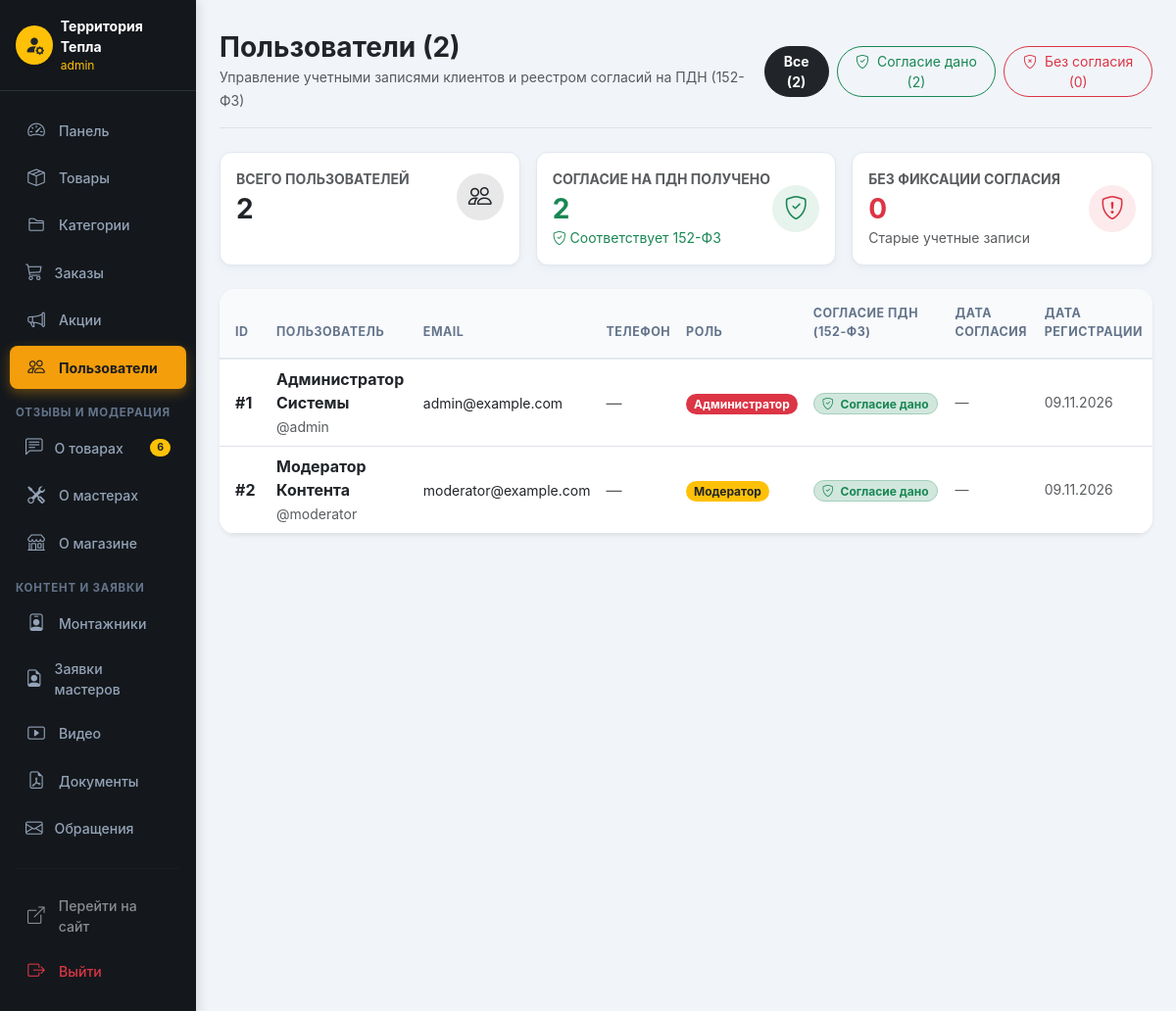
The page /admin/users.php (signed in) on the database its author committed.
### tables this page shows
CREATE TABLE `users` (
  `id` int(11) NOT NULL AUTO_INCREMENT,
  `username` varchar(50) NOT NULL,
  `email` varchar(100) NOT NULL,
  `password` varchar(255) NOT NULL,
  `first_name` varchar(50) NOT NULL,
  `last_name` varchar(50) NOT NULL,
  `phone` varchar(20) DEFAULT NULL,
  `address_line1` varchar(255) DEFAULT NULL,
  `address_line2` varchar(255) DEFAULT NULL,
  `city` varchar(100) DEFAULT NULL,
  `postal_code` varchar(20) DEFAULT NULL,
  `role` enum('admin','moderator','customer','installer') NOT NULL DEFAULT 'customer',
  `is_active` tinyint(1) DEFAULT 1,
  `created_at` timestamp NULL DEFAULT current_timestamp(),
  `updated_at` timestamp NULL DEFAULT current_timestamp() ON UPDATE current_timestamp(),
  `loyalty_points` int(11) DEFAULT 0,
  `personal_data_agreed` tinyint(1) NOT NULL DEFAULT 0 COMMENT 'РЎРѕРіР»Р°СЃРёРµ РЅР° РѕР±СЂР°Р±РѕС‚РєСѓ РїРµСЂСЃРѕРЅР°Р»СЊРЅС‹С… РґР°РЅРЅС‹С… (152-Р¤Р—)',
  `personal_data_agreed_at` timestamp NULL DEFAULT NULL COMMENT 'Р”Р°С‚Р° Рё РІСЂРµРјСЏ РІС‹РґР°С‡Рё СЃРѕРіР»Р°СЃРёСЏ',
  PRIMARY KEY (`id`)
);

### admin/users.php (the view, shortened to what this page needs)
<?php
require_once 'admin_header.php';
$filter_pdn = $_GET['pdn'] ?? '';
$where = '';
$users = [];
$total = 0;
$agreed = 0;
$not_agreed = 0;
try {
    $hasPdnCol = false;
    $colCheck = $pdo->query("SHOW COLUMNS FROM users LIKE 'personal_data_agreed'");
    if ($colCheck && $colCheck->rowCount() > 0) {
        $hasPdnCol = true;
    }
    $stmt = $pdo->query("SELECT * FROM users $where ORDER BY created_at DESC");
    $users = $stmt->fetchAll(PDO::FETCH_ASSOC);
    $total = (int)$pdo->query("SELECT COUNT(*) FROM users")->fetchColumn();
    if ($hasPdnCol) {
        $agreed = (int)$pdo->query("SELECT COUNT(*) FROM users WHERE personal_data_agreed = 1")->fetchColumn();
    }
    $not_agreed = $total - $agreed;
} catch (Throwable $e) {
    error_log("Error loading users: " . $e->getMessage());
}
?>
<div class="d-flex justify-content-between flex-wrap flex-md-nowrap align-items-center pt-2 pb-3 mb-4 border-bottom">
    <div>
        <h1 class="h3 fw-bold text-dark mb-0">Пользователи (<?= count($users) ?>)</h1>
        <small class="text-muted">Управление учетными записями клиентов и реестром согласий на ПДН (152-ФЗ)</small>
    </div>
    <div class="d-flex gap-2">
        <a href="users.php" class="btn btn-sm rounded-pill <?= $filter_pdn === '' ? 'btn-dark fw-bold' : 'btn-outline-secondary' ?>">Все (<?= $total ?>)</a>
        <a href="users.php?pdn=1" class="btn btn-sm rounded-pill <?= $filter_pdn === '1' ? 'btn-success fw-bold' : 'btn-outline-success' ?>">
            <i class="bi bi-shield-check me-1"></i> Согласие дано (<?= $agreed ?>)
        </a>
        <a href="users.php?pdn=0" class="btn btn-sm rounded-pill <?= $filter_pdn === '0' ? 'btn-danger fw-bold' : 'btn-outline-danger' ?>">
            <i class="bi bi-shield-x me-1"></i> Без согласия (<?= $not_agreed ?>)
        </a>
    </div>
</div>
<div class="row g-3 mb-4">
    <div class="col-sm-4">
        <div class="card admin-card bg-white h-100 p-3">
            <div class="d-flex align-items-center justify-content-between">
                <div>
                    <div class="text-muted small fw-bold text-uppercase">Всего пользователей</div>
                    <h3 class="fw-bold mb-0 text-dark mt-1"><?= $total ?></h3>
                </div>
                <div class="rounded-circle bg-dark bg-opacity-10 text-dark d-flex align-items-center justify-content-center" style="width: 48px; height: 48px;">
                    <i class="bi bi-people fs-4"></i>
                </div>
            </div>
        </div>
    </div>
    <div class="col-sm-4">
        <div class="card admin-card bg-white h-100 p-3">
            <div class="d-flex align-items-center justify-content-between">
                <div>
                    <div class="text-muted small fw-bold text-uppercase">Согласие на ПДН получено</div>
                    <h3 class="fw-bold mb-0 text-success mt-1"><?= $agreed ?></h3>
                    <small class="text-success"><i class="bi bi-shield-check"></i> Соответствует 152-ФЗ</small>
                </div>
                <div class="rounded-circle bg-success bg-opacity-10 text-success d-flex align-items-center justify-content-center" style="width: 48px; height: 48px;">
                    <i class="bi bi-shield-check fs-4"></i>
                </div>
            </div>
        </div>
    </div>
    <div class="col-sm-4">
        <div class="card admin-card bg-white h-100 p-3">
            <div class="d-flex align-items-center justify-content-between">
                <div>
                    <div class="text-muted small fw-bold text-uppercase">Без фиксации согласия</div>
                    <h3 class="fw-bold mb-0 text-danger mt-1"><?= $not_agreed ?></h3>
                    <small class="text-muted">Старые учетные записи</small>
                </div>
                <div class="rounded-circle bg-danger bg-opacity-10 text-danger d-flex align-items-center justify-content-center" style="width: 48px; height: 48px;">
                    <i class="bi bi-shield-exclamation fs-4"></i>
                </div>
            </div>
        </div>
    </div>
</div>
<div class="card border-0 shadow-sm rounded-4 bg-white overflow-hidden mb-4">
    <div class="card-body p-0">
        <div class="table-responsive">
            <table class="table table-hover align-middle mb-0">
                <thead class="table-light">
                    <tr>
                        <th class="ps-3 py-3" style="width: 50px;">ID</th>
                        <th class="py-3">Пользователь</th>
                        <th class="py-3">Email</th>
                        <th class="py-3">Телефон</th>
                        <th class="py-3">Роль</th>
                        <th class="py-3">Согласие ПДН (152-ФЗ)</th>
                        <th class="py-3">Дата согласия</th>
                        <th class="py-3">Дата регистрации</th>
                    </tr>
                </thead>
                <tbody>
                    <?php if (!empty($users)): ?>
                        <?php foreach ($users as $u): ?>
                            <tr>
                                <td class="ps-3 fw-bold text-dark">#<?= $u['id'] ?></td>
                                <td>
                                    <div class="fw-bold text-dark"><?= htmlspecialchars(($u['first_name'] ?? '') . ' ' . ($u['last_name'] ?? '')) ?: '—' ?></div>
                                    <small class="text-muted">@<?= htmlspecialchars($u['username']) ?></small>
                                </td>
                                <td>
                                    <a href="mailto:<?= htmlspecialchars($u['email']) ?>" class="text-decoration-none text-dark small">
                                        <?= htmlspecialchars($u['email']) ?>
                                    </a>
                                </td>
                                <td>
                                    <?php if (!empty($u['phone'])): ?>
                                        <a href="tel:<?= htmlspecialchars($u['phone']) ?>" class="text-decoration-none text-muted small">
                                            <?= htmlspecialchars($u['phone']) ?>
                                        </a>
                                    <?php else: ?>
                                        <span class="text-muted">—</span>
                                    <?php endif; ?>
                                </td>
                                <td>
                                    <?php
                                    $roleLabels = [
                                        'admin'     => ['bg-danger',  'Администратор'],
                                        'moderator' => ['bg-warning text-dark', 'Модератор'],
                                        'installer' => ['bg-info text-dark',    'Мастер'],
                                        'customer'  => ['bg-secondary',         'Покупатель'],
                                        'user'      => ['bg-secondary',         'Пользователь'],
                                    ];
                                    [$cls, $lbl] = $roleLabels[$u['role']] ?? ['bg-secondary', $u['role']];
                                    ?>
                                    <span class="badge <?= $cls ?> rounded-pill px-2"><?= $lbl ?></span>
                                </td>
                                <td>
                                    <?php if ($u['personal_data_agreed']): ?>
                                        <span class="badge bg-success-subtle text-success border border-success-subtle rounded-pill px-2 py-1">
                                            <i class="bi bi-shield-check me-1"></i> Согласие дано
                                        </span>
                                    <?php else: ?>
                                        <span class="badge bg-danger-subtle text-danger border border-danger-subtle rounded-pill px-2 py-1">
                                            <i class="bi bi-shield-x me-1"></i> Не зафиксировано
                                        </span>
                                    <?php endif; ?>
                                </td>
                                <td class="small text-muted text-nowrap">
                                    <?php if ($u['personal_data_agreed_at']): ?>
                                        <i class="bi bi-clock me-1 text-success"></i><?= date('d.m.Y H:i', strtotime($u['personal_data_agreed_at'])) ?>
                                    <?php else: ?>
                                        <span class="text-muted">—</span>
                                    <?php endif; ?>
                                </td>
                                <td class="small text-muted text-nowrap">
                                    <?= date('d.m.Y', strtotime($u['created_at'])) ?>
                                </td>
                            </tr>
                        <?php endforeach; ?>
                    <?php endif; ?>
                </tbody>
            </table>
        </div>
    </div>
</div>
<?php require_once 'admin_footer.php'; ?>

### admin/admin_header.php (style rules this page uses)
:root { --admin-sidebar-bg: #14181c; --admin-accent: #f59e0b; --admin-accent-hover: #d97706; --admin-hover-bg: rgba(245, 158, 11, 0.12); }
body { background-color: #f1f5f9; font-family: 'Inter', system-ui, -apple-system, "Segoe UI", Roboto, sans-serif; color: #1e293b; }
.admin-card { border: 1px solid #e2e8f0; border-radius: 12px; box-shadow: 0 1px 3px rgba(0,0,0,0.03), 0 4px 12px rgba(0,0,0,0.03); transition: transform 0.2s ease, box-shadow 0.2s ease; }
.table thead th { font-size: 0.78rem; text-transform: uppercase; letter-spacing: 0.5px; color: #64748b; font-weight: 700; background-color: #f8fafc; border-bottom: 2px solid #e2e8f0; }

### rows shown on the page
users: id "1", first_name+last_name "Администратор Системы", username "admin", email "admin@example.com", lbl "Администратор", personal_data_agreed 1 (drawn), created_at "09.11.2026"
users: id "2", first_name+last_name "Модератор Контента", username "moderator", email "moderator@example.com", lbl "Модератор", personal_data_agreed 1 (drawn), created_at "09.11.2026"

### other values the page prints
$_SESSION['username'] "admin"
$pending_reviews_count "6"
count($users) "2"
$total "2"
$agreed "2"
$not_agreed "0"
